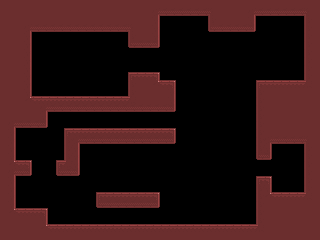

A level layout from a 2D game, rendered from its tile map. Below: a short description, then the map file with tile-grid data replaced by summaries:
An orthogonal 40x30 tile map with 8x8 px tiles, 1 tile layer (main) and 9 objects (6x crate, dispenser, player, gravitypoint).

<map version="1.0" orientation="orthogonal" width="40" height="30" tilewidth="8" tileheight="8">
 <tileset firstgid="1" name="tiles" tilewidth="8" tileheight="8">
  <image source="tiles.png" width="128" height="8" />
 </tileset>
 <layer name="main" width="40" height="30">
  <data>[1200 cells, 546 non-empty, 13 distinct tile ids]</data>
 </layer>
 <objectgroup name="objects" width="40" height="30">
  <object type="dispenser" x="37" y="37" width="13" height="14">
   <properties>
    <property name="maxvx" value="250" />
    <property name="maxvy" value="20" />
    <property name="minvx" value="120" />
    <property name="minvy" value="-50" />
    <property name="quantity" value="0.05" />
   </properties>
  </object>
  <object type="crate" x="200" y="88" />
  <object type="crate" x="269" y="30" width="14" height="13" />
  <object type="crate" x="108" y="170" />
  <object type="crate" x="126" y="155" />
  <object type="crate" x="142" y="164" />
  <object type="player" x="18" y="140" width="10" height="11" />
  <object type="crate" x="102" y="76" width="10" height="9" />
  <object type="gravitypoint" x="215" y="163" />
 </objectgroup>
</map>